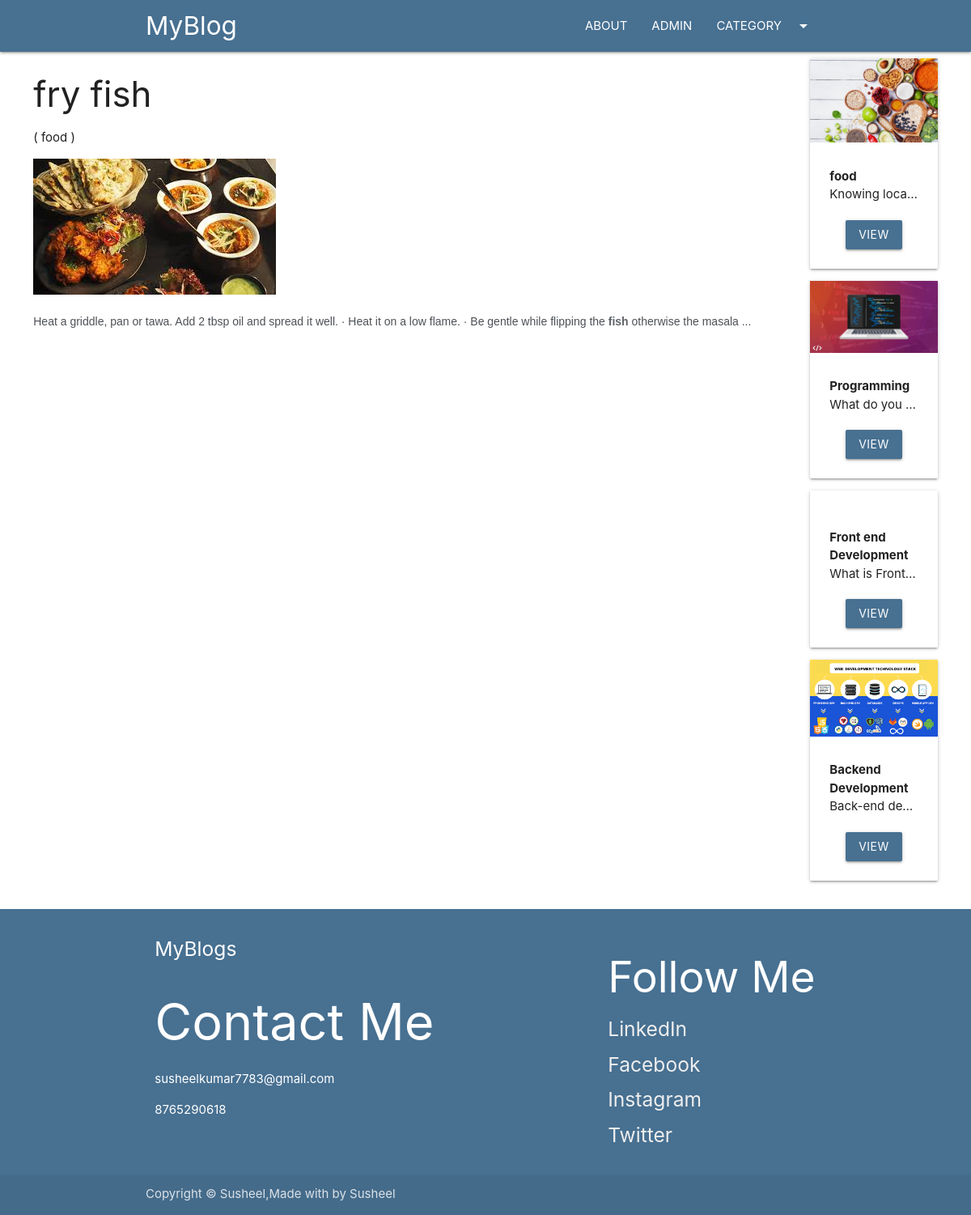
The app's page /blog2nd/asd with its own data.
### blog2nd/models.py (models this page shows, shortened)
class Post(models.Model):
    post_id = models.AutoField(primary_key=True)
    title = models.CharField(max_length=200)
    content = models.TextField()
    url = models.CharField(max_length=100)
    cat = models.ForeignKey(Category, on_delete=models.CASCADE)
    image = models.ImageField(upload_to='post/')

class Category(models.Model):
    cat_id = models.AutoField(primary_key=True)
    title = models.CharField(max_length=100)
    description = models.TextField()
    url = models.CharField(max_length=100)
    image = models.ImageField(upload_to='category/')
    add_date = models.DateTimeField(auto_now_add=True, null=True)

### blog2nd/views.py (the view)
# urls.py: path('blog2nd/<slug:url>', post),
def post(request, url):
    post = Post.objects.get(url=url)
    cats = Category.objects.all()
    return render(request, 'posts.html', {'post': post, 'cats': cats})

### template/posts.html (shortened to what this page needs)
{%extends 'base.html' %}
{%block content%}
<div class="container-custom">
    <div class="row">
        <div class="col s12 m10">
            <h3>{{post.title}}</h3>
            <p>( {{post.cat.title}} )</p>
            <img src="/media/{{post.image}}" class="responsive-img" alt="">
            <br>
            <p>
                {{post.content|safe}}
            </p>
        </div>
        <div class="col s12 m2">
            {% for cat in cats %}
            <div class="card item" style="margin-left:10px;">
                <div class="img-container">
                    <img src="/media/{{cat.image}}" class="responsive-img" alt="">
                </div>
                <div class="card-content">
                    <b>
                        {{cat.title}}
                    </b>
                    <p class="truncate">{{cat.description}}</p>
                    <div class="container center-align mt20">
                        <a href="/category/{{cat.url}}" class="btn bg-primary">VIEW</a>
                    </div>
                </div>
            </div>
            {%endfor%}
        </div>
    </div>
</div>
{%endblock%}

### blog2nd/static/css/style.css (style rules this page uses)
.bg-primary { background:#477091!important; }
.mt20 { margin-top:20px; }
.container-custom { width:95%!important; margin:auto; }

### records on screen
Post: title "fry fish", cat "food", image (picture), content "Heat a griddle, pan or tawa. Add 2 tbsp oil and spread it well. · Heat it on a low flame. · Be gentle while flipping the fish otherwise the masala ..."
Category: image (picture), title "food", description "Knowing loca…"
Category: image (picture), title "Programming", description "What do you…"
Category: title "Front end Development", description "What is Front…"
Category: image (picture), title "Backend Development", description "Back-end de…"
